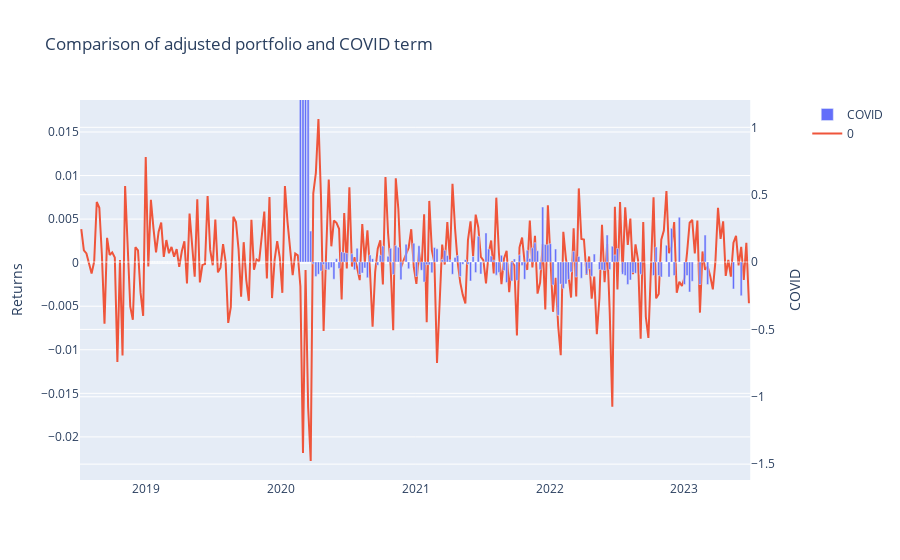

Notebook cell for this chart:
### Code cell
correlation_plot = make_subplots(rows=1, cols=1, shared_xaxes=True, specs=[[{'secondary_y': True}]])

#Add bar plot plot for the covid term frequencies
correlation_plot.add_trace(go.Bar(x=combined_data['index'], y=combined_data['COVID'], name='COVID'), secondary_y=True)

correlation_plot.add_trace(go.Scatter(x=combined_data['index'], y=combined_data[0], mode='lines', name=0), secondary_y=False)

correlation_plot.update_layout(title='Comparison of adjusted portfolio and COVID term')

correlation_plot.update_yaxes(title_text='COVID', secondary_y=True)
correlation_plot.update_yaxes(title_text='Returns', secondary_y=False)

correlation_plot.show()

### Figure 1 — Plotly figure (JSON) as saved in the notebook; plotly's stock layout.template omitted (floating-point values rounded to 4 significant figures; data arrays with more than 128 entries replaced by an {"elided": "..."} marker saying what was removed)
{"data": [{"name": "COVID", "type": "bar", "x": {"elided": "260 str values"}, "xaxis": "x", "y": {"elided": "260 float values"}, "yaxis": "y2"}, {"mode": "lines", "name": "0", "type": "scatter", "x": {"elided": "260 str values"}, "xaxis": "x", "y": {"elided": "260 float values"}, "yaxis": "y"}], "layout": {"autosize": true, "title": {"text": "Comparison of adjusted portfolio and COVID term"}, "xaxis": {"anchor": "y", "autorange": true, "domain": [0, 0.94], "range": ["2018-07-04 12:00", "2023-06-28 12:00"], "type": "date"}, "yaxis": {"anchor": "x", "autorange": true, "domain": [0, 1], "range": [-0.02495, 0.01867], "title": {"text": "Returns"}, "type": "linear"}, "yaxis2": {"anchor": "x", "autorange": false, "overlaying": "y", "range": [-1.618, 1.203], "side": "right", "title": {"text": "COVID"}, "type": "linear"}}}
